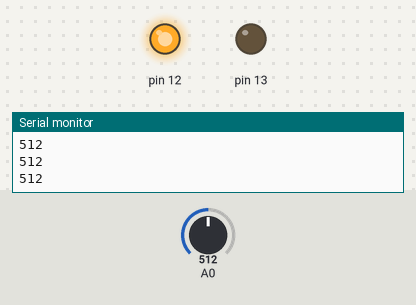
This sketch was run on a simulated Arduino Uno, built with avr-gcc and run on an emulated ATmega328P. On the bench: output pins drawn as LEDs (lit = HIGH), the last lines printed to the serial monitor. Inputs (shaded band) come from the test bench; at power-on: A0 = 512.

Above: at 1.2 s.
1.3 s: A0 set to 311
2.8 s: A0 set to 281
At 3.1 s:
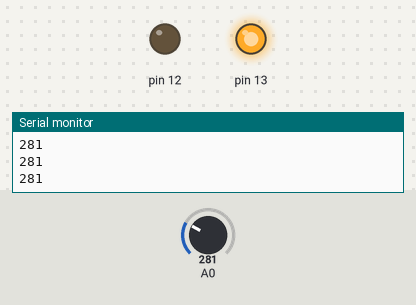
4.3 s: A0 set to 306
At 5.5 s:
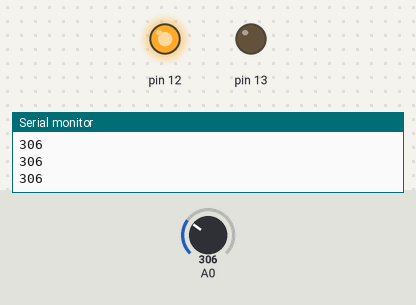
5.8 s: A0 set to 290
At 6.7 s:
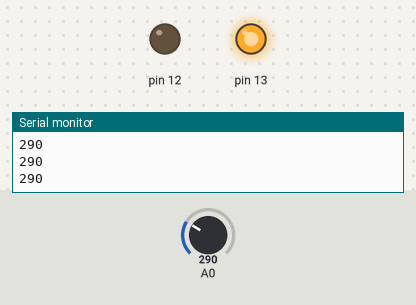
Timing chart, 0 to 8.3 s (numbered marks = the images above; inputs shaded):
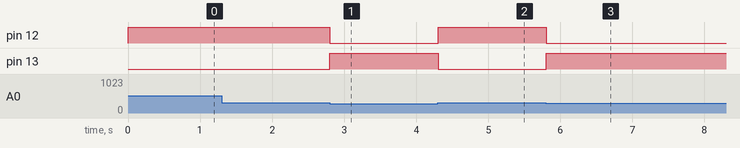

Measured:
- the behaviour switches between 300 and 299 on A0 (found by bisection; images 0 and 1)
- after the input at 2.8 s, pin 12: HIGH → LOW at once; pin 13: LOW → HIGH at once
- after the input at 4.3 s, pin 12: LOW → HIGH at once; pin 13: HIGH → LOW at once
- after the input at 5.8 s, pin 12: HIGH → LOW at once; pin 13: LOW → HIGH at once

The sketch:

Light_Sensor.ino
```cpp
int valor = 0;

void setup() {
   Serial.begin(19200);
   pinMode(13, OUTPUT);
   pinMode(12, OUTPUT);
}
void loop() {
   valor = analogRead(A0);
   Serial.println(valor, DEC);

   if (valor < 300){
    digitalWrite(13,HIGH);
    digitalWrite(12,LOW);
   } else {
    digitalWrite(13,LOW);
    digitalWrite(12,HIGH);
   }

   delay(10);
}
```
